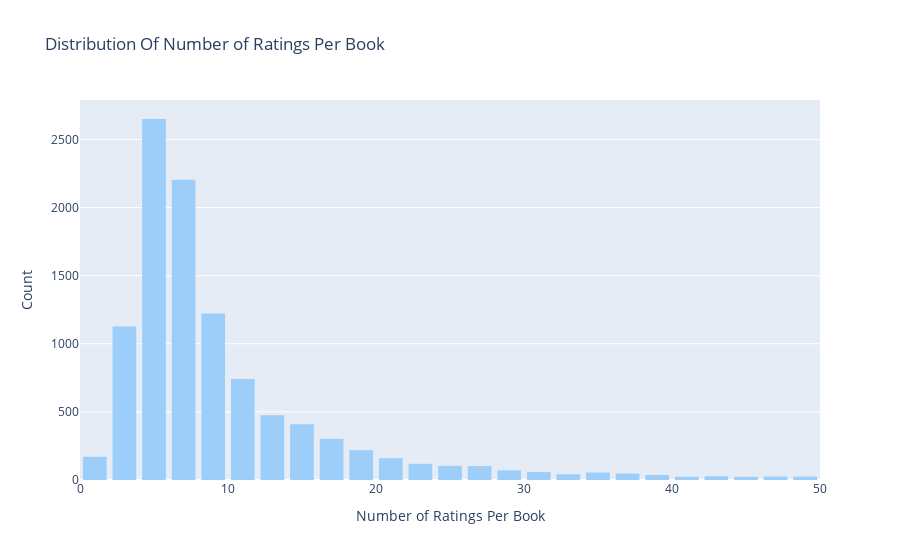

The code cell stored with this chart in its notebook:
### Code cell
# Number of ratings per book
data = quality_ratings.groupby('isbn')['rating'].count().clip(upper=50)

clrs = 'rgb(157,205,249)'
# Create trace
trace = go.Histogram(x = data.values,
                     name = 'Ratings',
                     xbins = dict(start = 0,
                                  end = 50,
                                  size = 2),
                     marker=dict(color=clrs))

# Create layout
layout = go.Layout(title = 'Distribution Of Number of Ratings Per Book',
                   xaxis = dict(title = 'Number of Ratings Per Book'),
                   yaxis = dict(title = 'Count'),
                   bargap = 0.2)

# Create plot
fig = go.Figure(data=[trace], layout=layout)
iplot(fig)

### Figure 1 — Plotly figure (JSON) as saved in the notebook; plotly's stock layout.template omitted (floating-point values rounded to 4 significant figures; data arrays with more than 128 entries replaced by an {"elided": "..."} marker saying what was removed)
{"data": [{"marker": {"color": "rgb(157,205,249)"}, "name": "Ratings", "type": "histogram", "x": {"elided": "10674 int values"}, "xbins": {"end": 50, "size": 2, "start": 0}}], "layout": {"bargap": 0.2, "title": {"text": "Distribution Of Number of Ratings Per Book"}, "xaxis": {"title": {"text": "Number of Ratings Per Book"}}, "yaxis": {"title": {"text": "Count"}}}}
